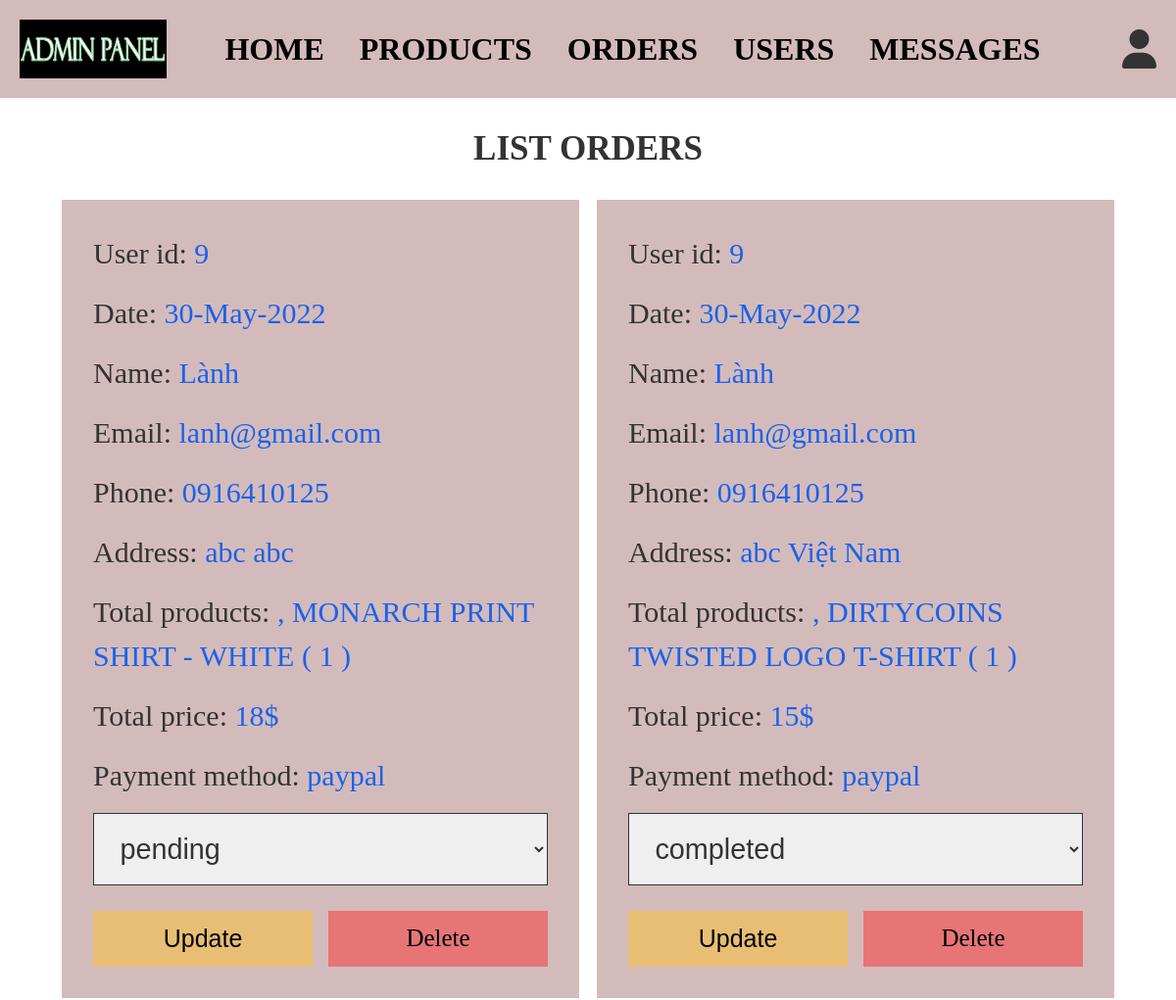
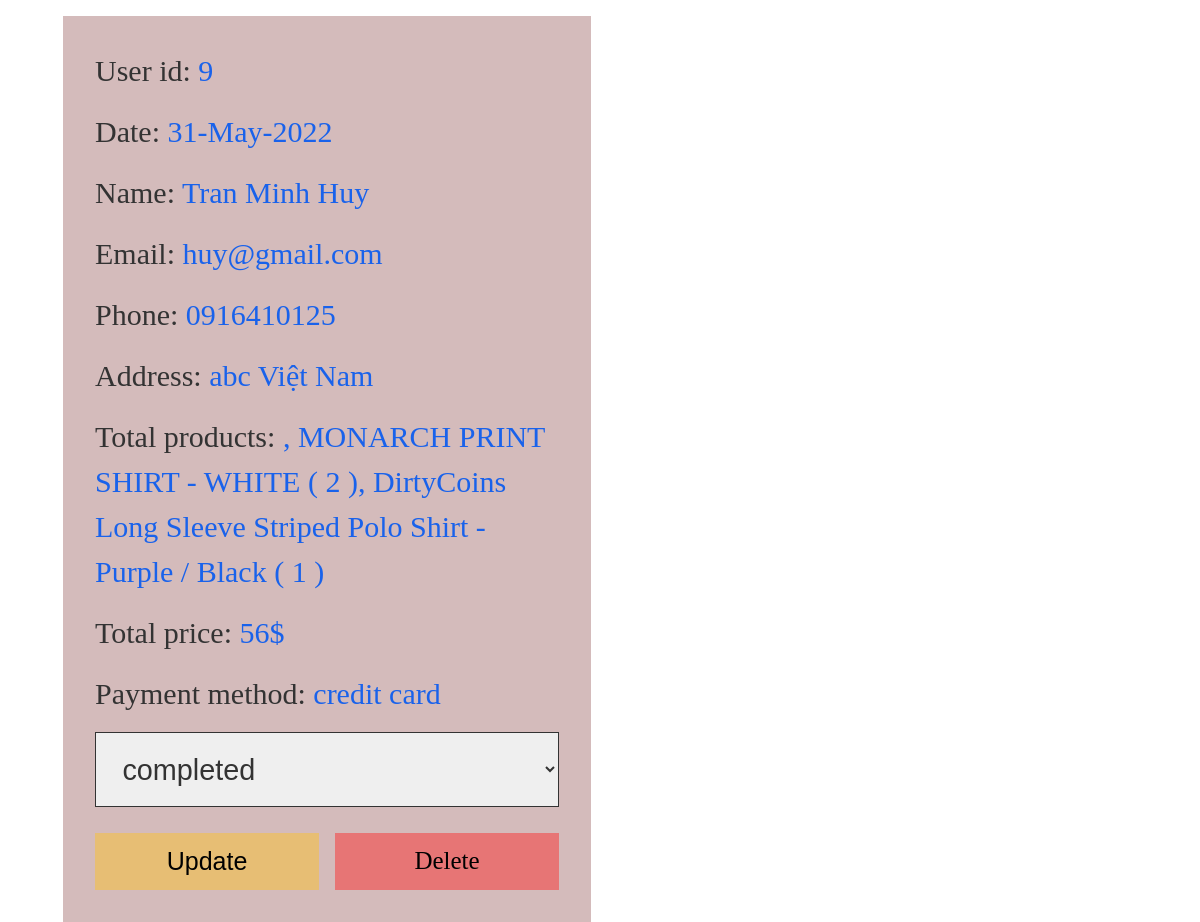
Page /source/admin_orders.php (signed in) on the committed database (2 pictures, top to bottom).
### tables this page shows
CREATE TABLE `orders` (
  `id` int(100) NOT NULL,
  `user_id` int(100) NOT NULL,
  `name` varchar(100) NOT NULL,
  `number` varchar(20) NOT NULL,
  `email` varchar(100) NOT NULL,
  `method` varchar(100) NOT NULL,
  `address` varchar(700) NOT NULL,
  `total_products` varchar(1000) NOT NULL,
  `total_price` int(100) NOT NULL,
  `placed_on` varchar(100) NOT NULL,
  `payment_status` varchar(20) NOT NULL
);

### source/admin_orders.php (the view, shortened to what this page needs)
<?php
@include 'config.php';
?>
<!DOCTYPE html>
<html lang="en">
<head>
   <link rel="stylesheet" href="https://cdnjs.cloudflare.com/ajax/libs/font-awesome/6.1.1/css/all.min.css">
   <link rel="stylesheet" href="css/style1.css">
</head>
<body>
<?php include 'admin_header.php'; ?>
<section class="placed-orders">
   <h1 class="title">list orders</h1>
   <div class="box-container">
      <?php
         $select_orders = $conn->prepare("SELECT * FROM `orders`");
         $select_orders->execute();
         if($select_orders->rowCount() > 0){
            while($fetch_orders = $select_orders->fetch(PDO::FETCH_ASSOC)){
      ?>
      <div class="box">
         <p> User id: <span><?= $fetch_orders['user_id']; ?></span> </p>
         <p> Date: <span><?= $fetch_orders['placed_on']; ?></span> </p>
         <p> Name: <span><?= $fetch_orders['name']; ?></span> </p>
         <p> Email: <span><?= $fetch_orders['email']; ?></span> </p>
         <p> Phone: <span><?= $fetch_orders['number']; ?></span> </p>
         <p> Address: <span><?= $fetch_orders['address']; ?></span> </p>
         <p> Total products: <span><?= $fetch_orders['total_products']; ?></span> </p>
         <p> Total price: <span><?= $fetch_orders['total_price']; ?>$</span> </p>
         <p> Payment method: <span><?= $fetch_orders['method']; ?></span> </p>
         <form action="" method="POST">
            <select name="update_payment" class="drop-down">
               <option value="" selected disabled><?= $fetch_orders['payment_status']; ?></option>
            </select>
            <div class="flex-btn">
               <input type="submit" name="update_order" class="option-btn" value="Update">
               <a href="admin_orders.php?delete=<?= $fetch_orders['id']; ?>" class="delete-btn" onclick="return confirm('Delete this order?');">delete</a>
            </div>
         </form>
      </div>
      <?php
         }
      }else{
         echo '<p class="empty">No orders placed yet!</p>';
      }
      ?>
   </div>
</section>
</body>
</html>

### source/css/style1.css (style rules this page uses)
:root { --green:#27ae60; --orange:#f39c12; --red:#e74c3c; --black:#333; --light-color:#666; --white:#fff; --light-bg:#f6f6f6; --border:.2rem solid var(--black); --box-shadow:0 .5rem 1rem rgba(0,0,0,.1); }
* { margin:0; padding:0; box-sizing: border-box; outline: none; border:none; text-decoration: none; color:var(--black); }
.btn, .delete-btn, .option-btn { display: block; width: 100%; margin-top: 16px; color:black; font-size: 25px; padding:14px; text-transform: capitalize; cursor: pointer; text-align: center; }
.delete-btn { background-color: rgb(231, 117, 117); }
.option-btn { background-color: rgb(231, 190, 116); }
.flex-btn { display: flex; flex-wrap: wrap; gap:16px; }
.flex-btn > * { flex:1; }
.title { text-align: center; margin-bottom: 32px; margin-top:32px; text-transform: uppercase; font-size: 35px; }
.placed-orders .box-container { display: grid; grid-template-columns: repeat(auto-fit, 33rem); gap:18px; align-items: flex-start; justify-content:center; }
.placed-orders .box-container .box { background-color: rgb(212, 187, 187); padding:32px; }
.placed-orders .box-container .box p { margin-bottom: 16px; line-height: 1.5; font-size: 30px; }
.placed-orders .box-container .box p span { color:rgb(25, 98, 235); }
.placed-orders .box-container .box .drop-down { width: 100%; padding:1.2rem 1.4rem; font-size: 1.8rem; border:1px solid; margin-bottom: 10px; }

### rows in the picture
orders: user "9", placed_on "30-May-2022", name "Lành", email "lanh@gmail.com", number "0916410125", address "abc abc", total_products ", MONARCH PRINT SHIRT - WHITE ( 1 )", total_price "18", method "paypal", update_payment "pending"
orders: user "9", placed_on "30-May-2022", name "Lành", email "lanh@gmail.com", number "0916410125", address "abc Việt Nam", total_products ", DIRTYCOINS TWISTED LOGO T-SHIRT ( 1 )", total_price "15", method "paypal", update_payment "completed"
orders: user "9", placed_on "31-May-2022", name "Tran Minh Huy", email "huy@gmail.com", number "0916410125", address "abc Việt Nam", total_products ", MONARCH PRINT SHIRT - WHITE ( 2 ), DirtyCoins Long Sleeve Striped Polo Shirt - Purple / Black ( 1 )", total_price "56", method "credit card", update_payment "completed"
